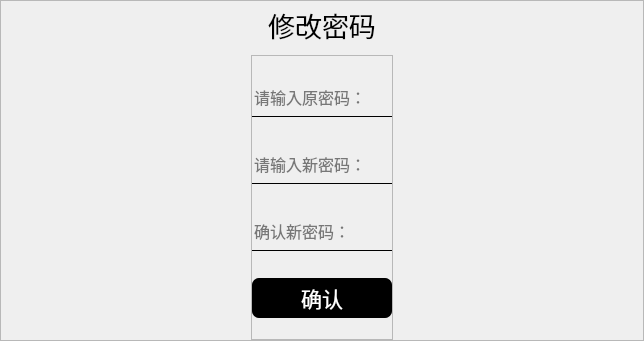
             <widget class="QFrame" name="frame_11">
              <property name="sizePolicy">
               <sizepolicy hsizetype="Preferred" vsizetype="Expanding">
                <horstretch>0</horstretch>
                <verstretch>1</verstretch>
               </sizepolicy>
              </property>
              <property name="minimumSize">
               <size>
                <width>301</width>
                <height>341</height>
               </size>
              </property>
              <property name="maximumSize">
               <size>
                <width>9999</width>
                <height>9999</height>
               </size>
              </property>
              <property name="frameShape">
               <enum>QFrame::StyledPanel</enum>
              </property>
              <property name="frameShadow">
               <enum>QFrame::Raised</enum>
              </property>
              <layout class="QVBoxLayout" name="verticalLayout_5">
               <property name="leftMargin">
                <number>250</number>
               </property>
               <property name="topMargin">
                <number>0</number>
               </property>
               <property name="rightMargin">
                <number>250</number>
               </property>
               <property name="bottomMargin">
                <number>0</number>
               </property>
               <item>
                <widget class="QLabel" name="label_3">
                 <property name="sizePolicy">
                  <sizepolicy hsizetype="Preferred" vsizetype="Expanding">
                   <horstretch>0</horstretch>
                   <verstretch>1</verstretch>
                  </sizepolicy>
                 </property>
                 <property name="minimumSize">
                  <size>
                   <width>0</width>
                   <height>30</height>
                  </size>
                 </property>
                 <property name="font">
                  <font>
                   <family>华文新魏</family>
                   <pointsize>20</pointsize>
                  </font>
                 </property>
                 <property name="text">
                  <string>修改密码</string>
                 </property>
                 <property name="alignment">
                  <set>Qt::AlignCenter</set>
                 </property>
                </widget>
               </item>
               <item>
                <widget class="QFrame" name="frame_12">
                 <property name="sizePolicy">
                  <sizepolicy hsizetype="Preferred" vsizetype="Expanding">
                   <horstretch>0</horstretch>
                   <verstretch>6</verstretch>
                  </sizepolicy>
                 </property>
                 <property name="styleSheet">
                  <string notr="true">QLineEdit{
	background-color:rgba(255, 255, 255,0);
	border:none;
	border-bottom:1px solid black;
}
QPushButton{
	border:none;
	background-color:rgb(0, 0, 0);
	color:rgb(255, 255, 255);
	border-radius:7px;
}
QPushButton:pressed{
	padding-top: 3px;
	padding-left: 3px;
}</string>
                 </property>
                 <property name="frameShape">
                  <enum>QFrame::StyledPanel</enum>
                 </property>
                 <property name="frameShadow">
                  <enum>QFrame::Raised</enum>
                 </property>
                 <layout class="QVBoxLayout" name="verticalLayout_6">
                  <property name="leftMargin">
                   <number>0</number>
                  </property>
                  <property name="topMargin">
                   <number>0</number>
                  </property>
                  <property name="rightMargin">
                   <number>0</number>
                  </property>
                  <property name="bottomMargin">
                   <number>0</number>
                  </property>
                  <item>
                   <widget class="QLineEdit" name="lineEdit_oldpassword">
                    <property name="minimumSize">
                     <size>
                      <width>0</width>
                      <height>40</height>
                     </size>
                    </property>
                    <property name="font">
                     <font>
                      <family>华文新魏</family>
                      <pointsize>12</pointsize>
                     </font>
                    </property>
                    <property name="echoMode">
                     <enum>QLineEdit::Password</enum>
                    </property>
                    <property name="placeholderText">
                     <string>请输入原密码：</string>
                    </property>
                   </widget>
                  </item>
                  <item>
                   <widget class="QLineEdit" name="lineEdit_newpassword1">
                    <property name="minimumSize">
                     <size>
                      <width>0</width>
                      <height>40</height>
                     </size>
                    </property>
                    <property name="font">
                     <font>
                      <family>华文新魏</family>
                      <pointsize>12</pointsize>
                     </font>
                    </property>
                    <property name="echoMode">
                     <enum>QLineEdit::Password</enum>
                    </property>
                    <property name="placeholderText">
                     <string>请输入新密码：</string>
                    </property>
                   </widget>
                  </item>
                  <item>
                   <widget class="QLineEdit" name="lineEdit_newpassword2">
                    <property name="minimumSize">
                     <size>
                      <width>0</width>
                      <height>40</height>
                     </size>
                    </property>
                    <property name="font">
                     <font>
                      <family>华文新魏</family>
                      <pointsize>12</pointsize>
                     </font>
                    </property>
                    <property name="echoMode">
                     <enum>QLineEdit::Password</enum>
                    </property>
                    <property name="placeholderText">
                     <string>确认新密码：</string>
                    </property>
                   </widget>
                  </item>
                  <item>
                   <widget class="QPushButton" name="pushButton_change_sure">
                    <property name="minimumSize">
                     <size>
                      <width>0</width>
                      <height>40</height>
                     </size>
                    </property>
                    <property name="font">
                     <font>
                      <family>华文新魏</family>
                      <pointsize>16</pointsize>
                     </font>
                    </property>
                    <property name="text">
                     <string>确认</string>
                    </property>
                   </widget>
                  </item>
                 </layout>
                </widget>
               </item>
              </layout>
             </widget>
